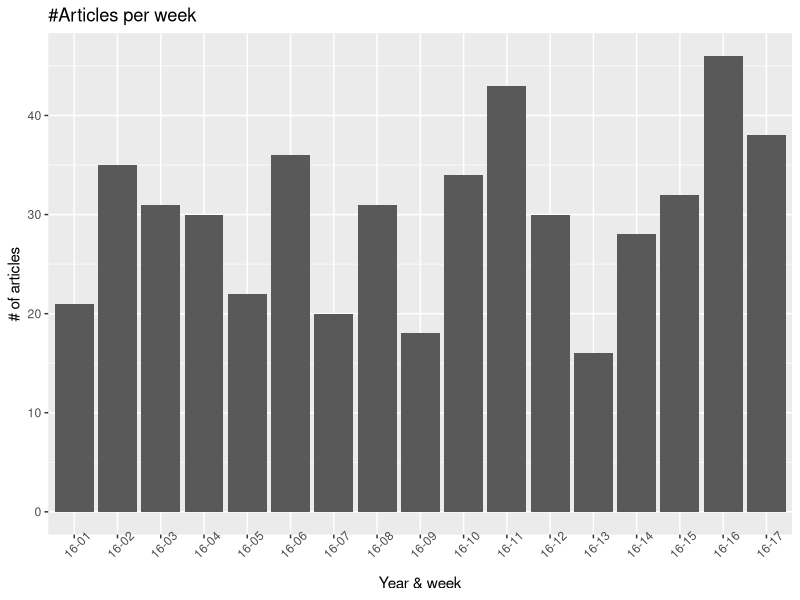
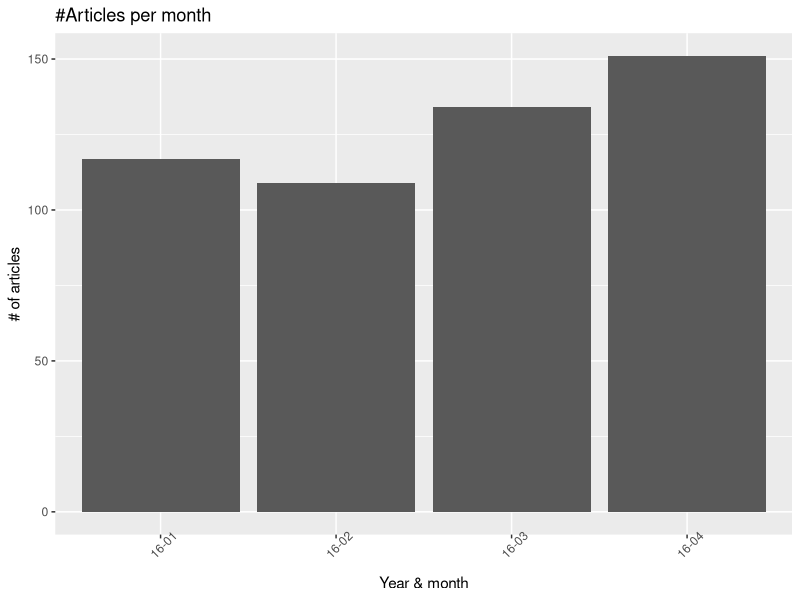
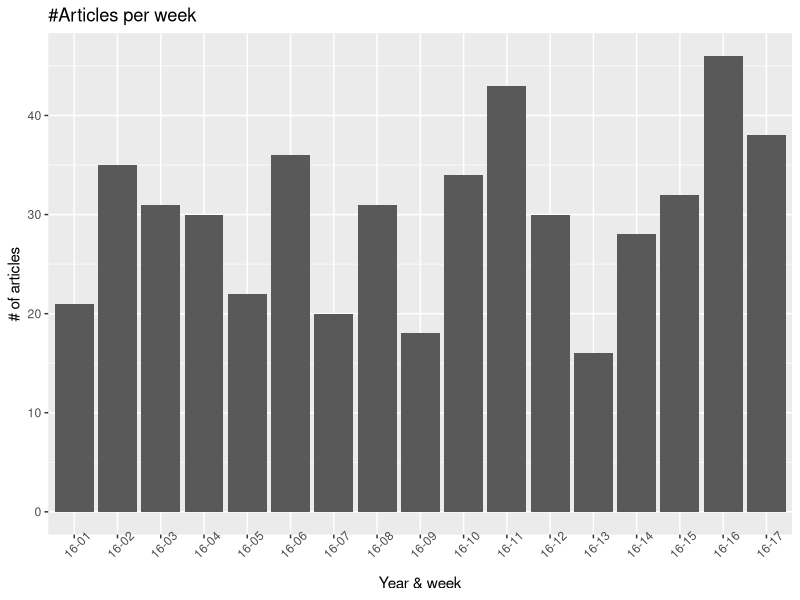
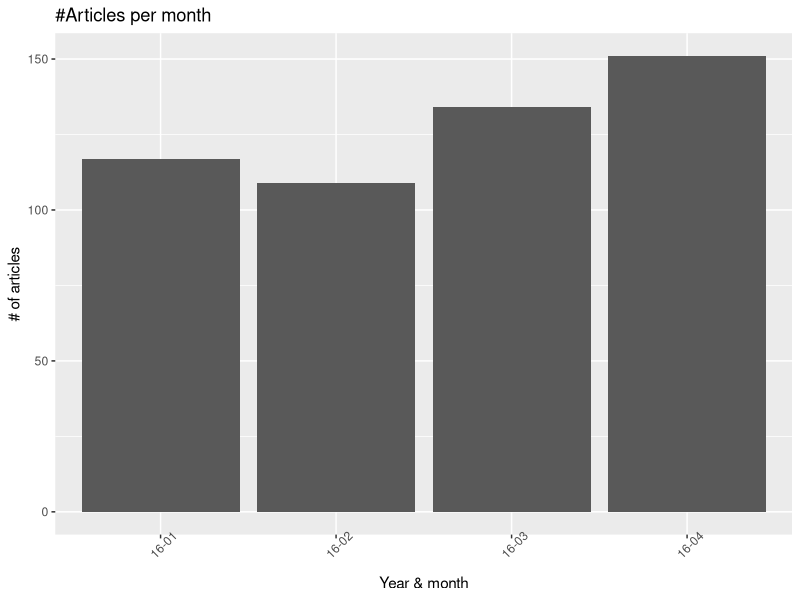
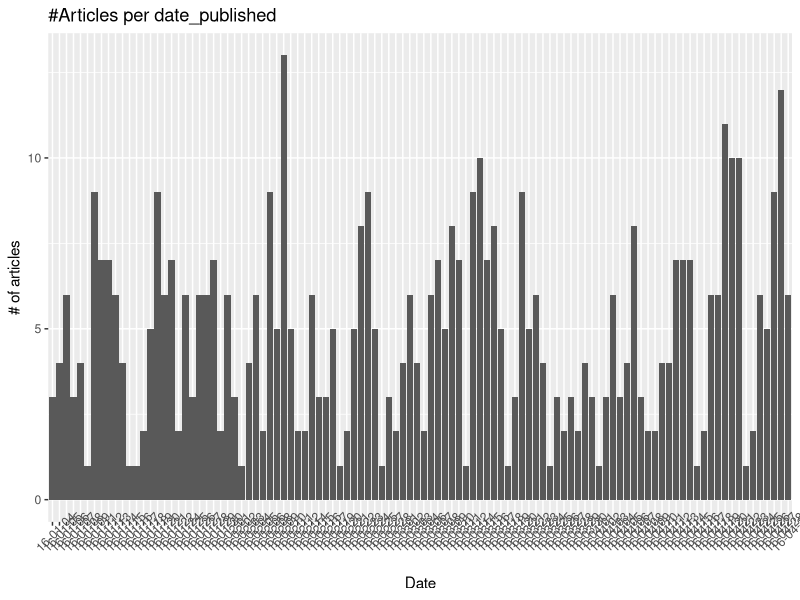
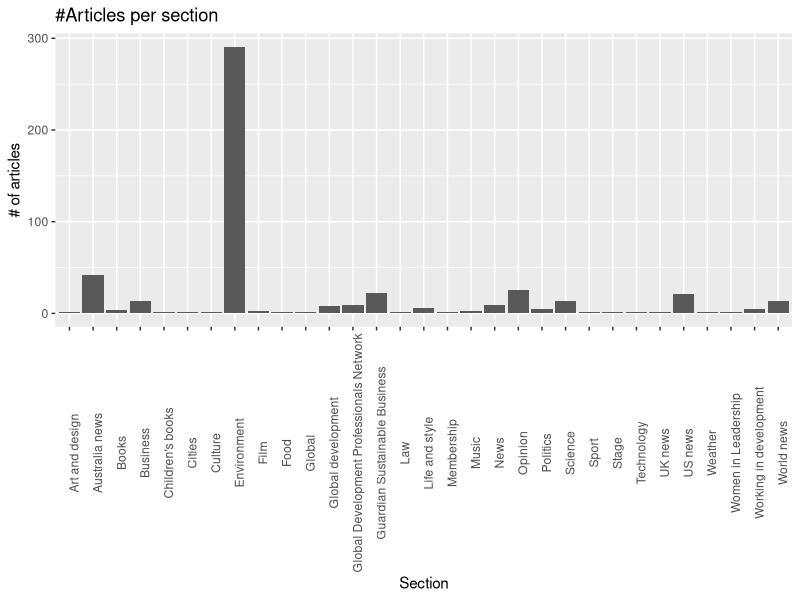
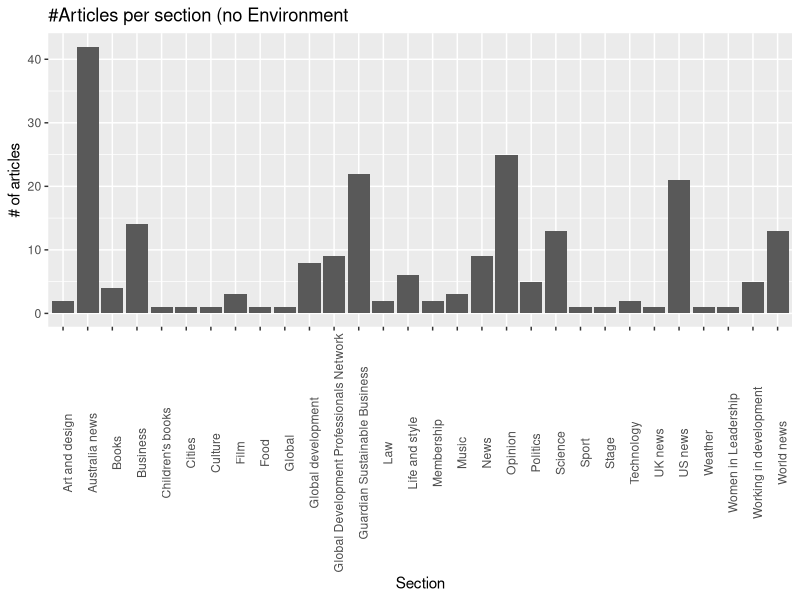

These figures' R source, in order: (Note: this script raises an error after producing the figures.)
library(timeDate)
library(dplyr)
library(ggplot2)

data <- read.csv2("./data/full_articles_guardian.csv", stringsAsFactors = FALSE)
data$date_published<-as.numeric(data$date_published)
data$date_published<- as.Date(as.POSIXct((data$date_published/1000), origin = "1970-01-01"))

grouped <- data %>% 
  count(format(date_published,'%y-%V')) 

colnames(grouped)<-c("art_date_published","art_count")
p <- ggplot(grouped, aes(x = art_date_published, y = art_count)) + 
  geom_col() + 
  theme(axis.text.x = element_text(angle = 45)) + 
  xlab("Year & week") + 
  ylab("# of articles") +
  ggtitle(paste("#Articles per week"))
p
ggsave(paste(getwd(),"/plots/articles-per-week.pdf", sep=''))

grouped <- data %>% 
  count(format(date_published,'%y-%m')) 

colnames(grouped)<-c("art_date_published","art_count")
p <- ggplot(grouped, aes(x = art_date_published, y = art_count)) + 
  geom_col() +
  theme(axis.text.x = element_text(angle = 45)) + 
  xlab("Year & month") +
  ylab("# of articles") +
  ggtitle(paste("#Articles per month"))
p
ggsave(paste(getwd(),"/plots/articles-per-month.pdf", sep=''))


grouped <- data %>% 
  count(format(date_published,'%y-%m-%d')) 
colnames(grouped)<-c("art_date_published","art_count")

p <- ggplot(grouped, aes(x = art_date_published, y = art_count)) + 
  geom_col() +
  theme(axis.text.x = element_text(angle = 45)) +
  xlab("Date") + 
  ylab("# of articles") +
  ggtitle(paste("#Articles per date_published"))
ggsave(paste(getwd(),"/plots/articles-per-date.pdf", sep=''))


grouped <- data %>% count(section) 

colnames(grouped)<-c("art_section","art_count")

p <- ggplot(grouped, aes(x = art_section, y = art_count)) + 
  geom_col()+ 
  theme(axis.text.x = element_text(angle = 90)) + 
  xlab("Section") +
  ylab("# of articles") +
  ggtitle(paste("#Articles per section"))

ggsave(paste(getwd(),"/plots/articles-per-section.pdf", sep=''))

#grouped_limited %>% filter(art_count== min(grouped_limited$art_count))

grouped_limited<-grouped[!(grouped$art_section=="Environment"),]

p <- ggplot(grouped_limited, aes(x = art_section, y = art_count)) + 
  geom_col()+
  theme(axis.text.x = element_text(angle = 90)) +
  xlab("Section") + 
  ylab("# of articles") +
  ggtitle(paste("#Articles per section (no Environment"))
ggsave(paste(getwd(),"/plots/articles-per-section-noenv.pdf", sep=''))




distribution_article_section <- function(data, sectionName, saveToFile=FALSE){
  section_data <- data %>% 
    filter(section==sectionName) %>% 
    count(format(date_published,'%y-%m-%d')) 
  colnames(section_data)<-c("art_date_published","art_count")
  
  p <- ggplot(section_data, aes(x = art_date_published, y = art_count)) + 
    geom_col() + 
    theme(axis.text.x = element_text(angle = 45)) + 
    xlab("Date") + ylab("# of articles") +
    ggtitle(paste("#Articles in Section ", sectionName))
  
  if(saveToFile){
    ggsave(paste("./plots/section-distr-",sectionName,".pdf", sep=''), plot = last_plot())
  }
  p
}


#####Articles selection
##min number of articles: Children's Books (1) 
##max number of articles: Environment --> 1 from max day  17-01-19 19-04-23
##max number of articles (2nd): Opiniton 19-03-15 
##australia news
#music

selected_articles<-data[data$section=="Children's books",]%>%
  rbind(data%>%filter(section=="Music")%>% filter(text!="")%>% top_n(1)) %>%
  rbind(data%>%filter(section=="Australia news")%>%top_n(1))


section_data <- data %>% 
  filter(section=="Environment") %>% 
  count(format(date_published,'%y-%m-%d')) 
colnames(section_data)<-c("art_date_published","art_count")
env_date<-filter(section_data,art_count== max(section_data$art_count))%>%
  pull(art_date_published)

selected_articles<-rbind(selected_articles, top_n(data%>%
                           filter(format(date_published,"%y-%m-%d")==env_date[1])%>%
                           filter(section=="Environment"),1))

section_data <- data %>% 
  filter(section=="Opinion") %>% 
  count(format(date_published,'%y-%m-%d')) 
colnames(section_data)<-c("art_date_published","art_count")
opin_date<-filter(section_data,art_count== max(section_data$art_count))%>%
  pull(art_date_published)

selected_articles<-rbind(selected_articles, top_n(data%>%
                                                    filter(format(date_published,"%y-%m-%d")==opin_date[1])%>%
                                                    filter(section=="Opinion"),1))


## 17 articles without text length(data%>%filter(text==""))

write.csv2(selected_articles,"./results/guardian_articles_selected.csv", row.names = FALSE)
